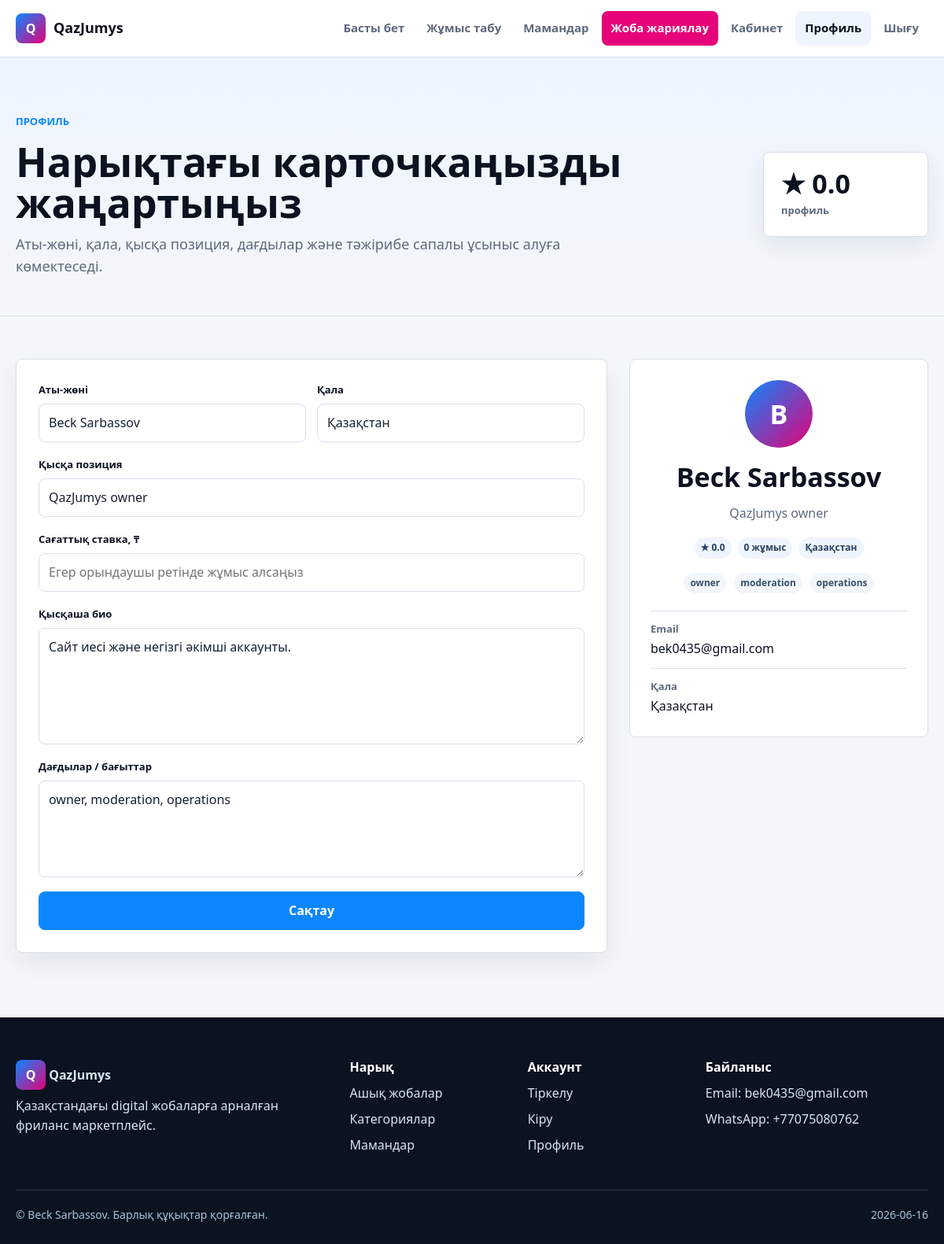
The app's page /index.php?page=profile (signed in), older data.
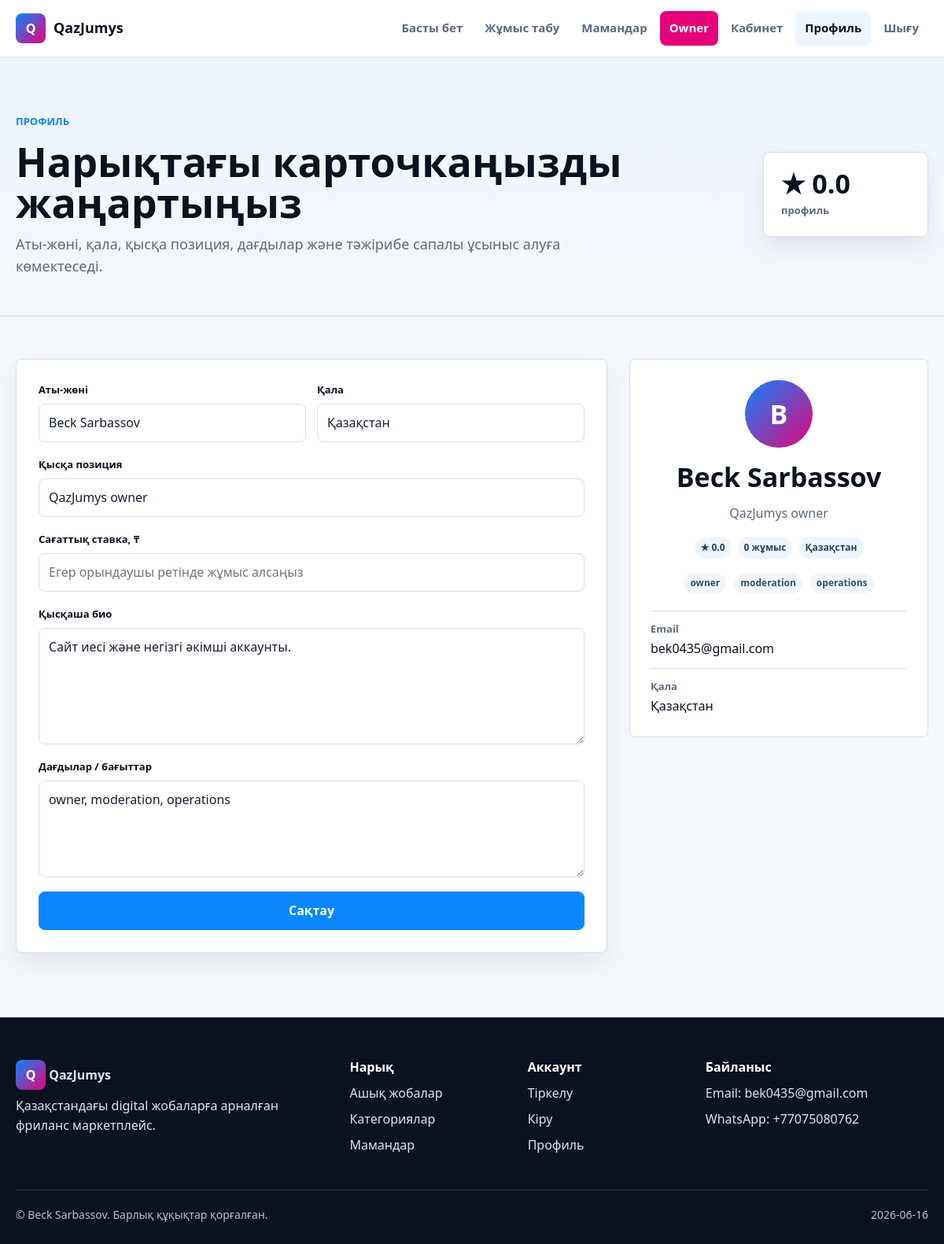
The same page, newer data.
### public/index.php (called while the page is built, shortened)
<?php
$config = require dirname(__DIR__) . DIRECTORY_SEPARATOR . 'app' . DIRECTORY_SEPARATOR . 'bootstrap.php';
$page = preg_replace('/[^a-z0-9-]/', '', (string) ($_GET['page'] ?? 'home')) ?: 'home';
$user = Auth::user();
$dbReady = false;
$dbNotice = null;
$categories = CategoryRepository::fallback();
$projects = [];
$featuredProjects = [];
$topFreelancers = [];
$recommendedProjects = [];
$marketplaceStats = [
    'open_projects' => 0,
    'proposals' => 0,
    'freelancers' => 0,
    'categories' => count($categories),
];
$projectFilters = [
    'category_id' => $_GET['category_id'] ?? null,
    'q' => trim((string) ($_GET['q'] ?? '')),
    'project_type' => $_GET['project_type'] ?? '',
    'experience_level' => $_GET['experience_level'] ?? '',
    'budget_min' => is_numeric($_GET['budget_min'] ?? null) ? (float) $_GET['budget_min'] : null,
    'budget_max' => is_numeric($_GET['budget_max'] ?? null) ? (float) $_GET['budget_max'] : null,
    'sort' => $_GET['sort'] ?? 'latest',
];
$dashboardStats = ['projects' => 0, 'proposals' => 0, 'received_proposals' => 0, 'active_work' => 0, 'open_market' => 0, 'unread_messages' => 0, 'unread_notifications' => 0];
$profile = $user;
$myProjects = [];
$myProposals = [];
$receivedProposals = [];
$recentMessages = [];
$recentFiles = [];
$recentComplaints = [];
$notifications = [];
try {
    $pdo = Database::connection($config['database']);
    $dbReady = true;
    $categoryRepository = new CategoryRepository($pdo);
    $projectRepository = new ProjectRepository($pdo);
    $userRepository = new UserRepository($pdo);
    $categories = $categoryRepository->all();
    $marketplaceStats = $projectRepository->marketplaceStats();
    if ($user && $page === 'profile') {
        $profile = $userRepository->find((int) $user['id']) ?? $user;
    }
} catch (Throwable $exception) {
    $dbNotice = 'MySQL баптауы аяқталмаған. .env файлын жасап, database/schema.sql және database/seed.sql импорттаңыз.';
}
$routes = [
    'home' => ['view' => 'home', 'title' => 'Қазақстан фриланс порталы'],
    'register' => ['view' => 'auth-register', 'title' => 'Тіркелу'],
    'login' => ['view' => 'auth-login', 'title' => 'Кіру'],
    'projects' => ['view' => 'projects', 'title' => 'Жобалар'],
    'project-create' => ['view' => 'project-create', 'title' => 'Жоба жариялау'],
    'dashboard' => ['view' => 'dashboard', 'title' => 'Жеке кабинет'],
    'profile' => ['view' => 'profile', 'title' => 'Профиль'],
];
$route = $routes[$page] ?? $routes['home'];
render_view($route['view'], [
    'pageTitle' => $route['title'],
    'config' => $config,
    'user' => $user,
    'dbReady' => $dbReady,
    'dbNotice' => $dbNotice,
    'categories' => $categories,
    'projects' => $projects,
    'featuredProjects' => $featuredProjects,
    'topFreelancers' => $topFreelancers,
    'recommendedProjects' => $recommendedProjects,
    'marketplaceStats' => $marketplaceStats,
    'projectFilters' => $projectFilters,
    'dashboardStats' => $dashboardStats,
    'profile' => $profile,
    'myProjects' => $myProjects,
    'myProposals' => $myProposals,
    'receivedProposals' => $receivedProposals,
    'recentMessages' => $recentMessages,
    'recentFiles' => $recentFiles,
    'recentComplaints' => $recentComplaints,
    'notifications' => $notifications,
]);

### app/Core/Auth.php (called while the page is built, shortened)
<?php
final class Auth
{
    public static function user(): ?array
    {
        return $_SESSION['user'] ?? null;
    }
}

### app/Repositories/UserRepository.php (called while the page is built, shortened)
<?php
final class UserRepository
{
    public function find(int $id): ?array
    {
        $statement = $this->pdo->prepare(
            'SELECT id, role, status, name, email, city, headline, bio, skills, hourly_rate, rating,
                    reviews_count, completed_projects, response_time, is_verified, password_reset_required,
                    blocked_reason, blocked_at, last_login_at, created_at, updated_at
             FROM users
             WHERE id = :id
             LIMIT 1'
        );
        $statement->execute(['id' => $id]);
        $user = $statement->fetch();
        return $user ?: null;
    }
}

### app/Views/profile.php (the view, shortened to what the changed rows need)
<section class="page-hero">
    <div class="container page-hero-grid">
        <div>
            <h1>Нарықтағы карточкаңызды жаңартыңыз</h1>
        </div>
    </div>
</section>
<section class="section section-tight">
    <div class="container profile-grid">
        <aside class="profile-card">
            <h2><?= e($profile['name'] ?? '') ?></h2>
        </aside>
    </div>
</section>

### app/Views/layout/header.php (shortened to what the changed rows need)
<?php
$currentPage = (string) ($_GET['page'] ?? 'home');
$activeUser = $user ?? \QazJumys\Core\Auth::user();
?>
<!doctype html>
<html lang="kk">
<head>
    <link rel="stylesheet" href="<?= e(asset('css/style.css')) ?>">
</head>
<body data-page="<?= e($currentPage) ?>">
<header class="site-header">
    <div class="container nav-shell">
        <nav id="site-menu" class="site-nav" aria-label="Негізгі мәзір">
            <a class="<?= $currentPage === 'home' ? 'is-active' : '' ?>" href="<?= e(url_for('home')) ?>">Басты бет</a>
            <a class="<?= $currentPage === 'projects' ? 'is-active' : '' ?>" href="<?= e(url_for('projects')) ?>">Жұмыс табу</a>
            <a href="<?= e(url_for('home')) ?>#talent">Мамандар</a>
            <?php if ($activeUser && ($activeUser['role'] ?? '') !== 'owner'): ?>
                <a class="nav-cta <?= $currentPage === 'project-create' ? 'is-active' : '' ?>" href="<?= e(url_for('project-create')) ?>">Жоба жариялау</a>
            <?php endif; ?>
            <?php if ($activeUser): ?>
                <?php if (($activeUser['role'] ?? '') === 'owner'): ?>
                    <a class="nav-cta" href="owner.php">Owner</a>
                <?php endif; ?>
                <a class="<?= $currentPage === 'dashboard' ? 'is-active' : '' ?>" href="<?= e(url_for('dashboard')) ?>">Кабинет</a>
                <a class="<?= $currentPage === 'profile' ? 'is-active' : '' ?>" href="<?= e(url_for('profile')) ?>">Профиль</a>
                <form class="logout-form js-ajax-form" action="ajax.php" method="post" data-success-redirect="<?= e(url_for('home')) ?>">
                    <button type="submit">Шығу</button>
                </form>
            <?php else: ?>
                <a class="<?= $currentPage === 'login' ? 'is-active' : '' ?>" href="<?= e(url_for('login')) ?>">Кіру</a>
                <a class="nav-cta" href="<?= e(url_for('register')) ?>">Тіркелу</a>
            <?php endif; ?>
        </nav>
    </div>
</header>
<main>

Row changes from the older to the newer data that the page shows:
changed users "Beck Sarbassov": role empty → "owner" (drawn)
Text that changed along with them:
text no longer shown: "Жоба жариялау"
text now shown: "Owner"
